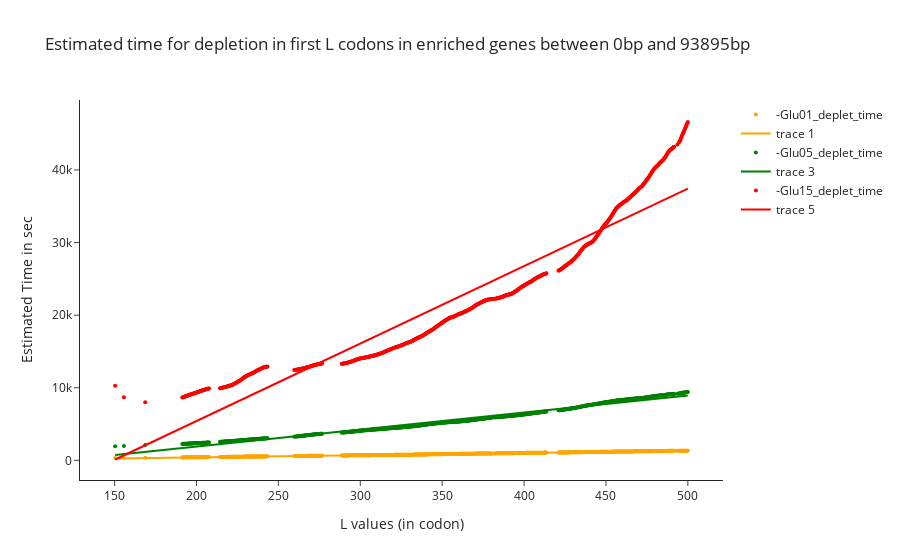

The cell this chart's notebook holds for it:
### Code cell
fig = go.Figure()
rate = []
for i in range(1,len(select_times)):
    t = select_times[i] +'_deplet_time'
    sample_color = colors[i]
    x = np.array(df_est.index).reshape(-1, 1)
    raw_y = np.array(df_est.loc[:,t]).reshape(-1, 1)
    
    model = LinearRegression()
    model.fit(x, raw_y)

    # predict y from the data
    fit_y = model.predict(x)
    print('Estimated elongation rate(By derivative) is :', 1/(model.coef_.reshape(-1)[0]))
    rate.append(1/(model.coef_.reshape(-1)[0]))
    fig.add_trace(go.Scatter(mode='markers',x = x.reshape(-1),y = raw_y.reshape(-1),marker=dict(color=sample_color,size = 4),name= t))
    fig.add_trace(go.Scatter(mode='lines',x = x.reshape(-1),y = fit_y.reshape(-1),line=dict(color=sample_color)))
    
fig.update_layout(
    template='simple_white',
    title_text="Estimated time for depletion in first L codons in " +dhh1_tag+ " genes between " + str(d1) + "bp and " + str(d2)+ "bp",
    yaxis_title="Estimated Time in sec",
    xaxis_title="L values (in codon)"
)       

fig.show()

### Figure 1 — Plotly figure (JSON) as saved in the notebook; plotly's stock layout.template omitted (floating-point values rounded to 4 significant figures; data arrays with more than 128 entries replaced by an {"elided": "..."} marker saying what was removed)
{"data": [{"marker": {"color": "orange", "size": 4}, "mode": "markers", "name": "-Glu01_deplet_time", "type": "scatter", "x": {"elided": "792 float values"}, "y": {"elided": "792 float values"}}, {"line": {"color": "orange"}, "mode": "lines", "type": "scatter", "x": {"elided": "792 float values"}, "y": {"elided": "792 float values"}}, {"marker": {"color": "green", "size": 4}, "mode": "markers", "name": "-Glu05_deplet_time", "type": "scatter", "x": {"elided": "792 float values"}, "y": {"elided": "792 float values"}}, {"line": {"color": "green"}, "mode": "lines", "type": "scatter", "x": {"elided": "792 float values"}, "y": {"elided": "792 float values"}}, {"marker": {"color": "red", "size": 4}, "mode": "markers", "name": "-Glu15_deplet_time", "type": "scatter", "x": {"elided": "792 float values"}, "y": {"elided": "792 float values"}}, {"line": {"color": "red"}, "mode": "lines", "type": "scatter", "x": {"elided": "792 float values"}, "y": {"elided": "792 float values"}}], "layout": {"title": {"text": "Estimated time for depletion in first L codons in enriched genes between 0bp and 93895bp"}, "xaxis": {"title": {"text": "L values (in codon)"}}, "yaxis": {"title": {"text": "Estimated Time in sec"}}}}
